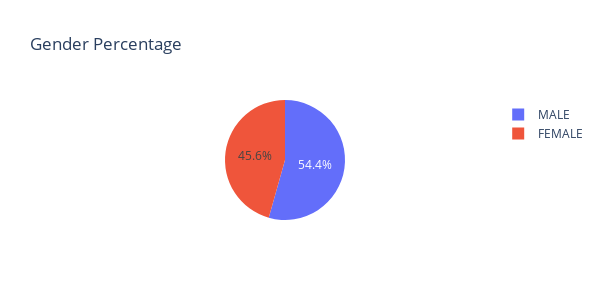

Notebook code for this chart:
### Code cell
fig = px.pie(app_train, values= app_train.index, names='Sex', title='Gender Percentage', width= 600, height=300)
fig.show()

### Figure 1 — Plotly figure (JSON) as saved in the notebook; plotly's stock layout.template omitted (floating-point values rounded to 4 significant figures; data arrays with more than 128 entries replaced by an {"elided": "..."} marker saying what was removed)
{"data": [{"domain": {"x": [0, 1], "y": [0, 1]}, "hovertemplate": "Sex=%{label}<br>index=%{value}<extra></extra>", "labels": {"elided": "2714 str values"}, "legendgroup": "", "name": "", "showlegend": true, "type": "pie", "values": {"elided": "2714 int values"}}], "layout": {"height": 300, "legend": {"tracegroupgap": 0}, "title": {"text": "Gender Percentage"}, "width": 600}}
